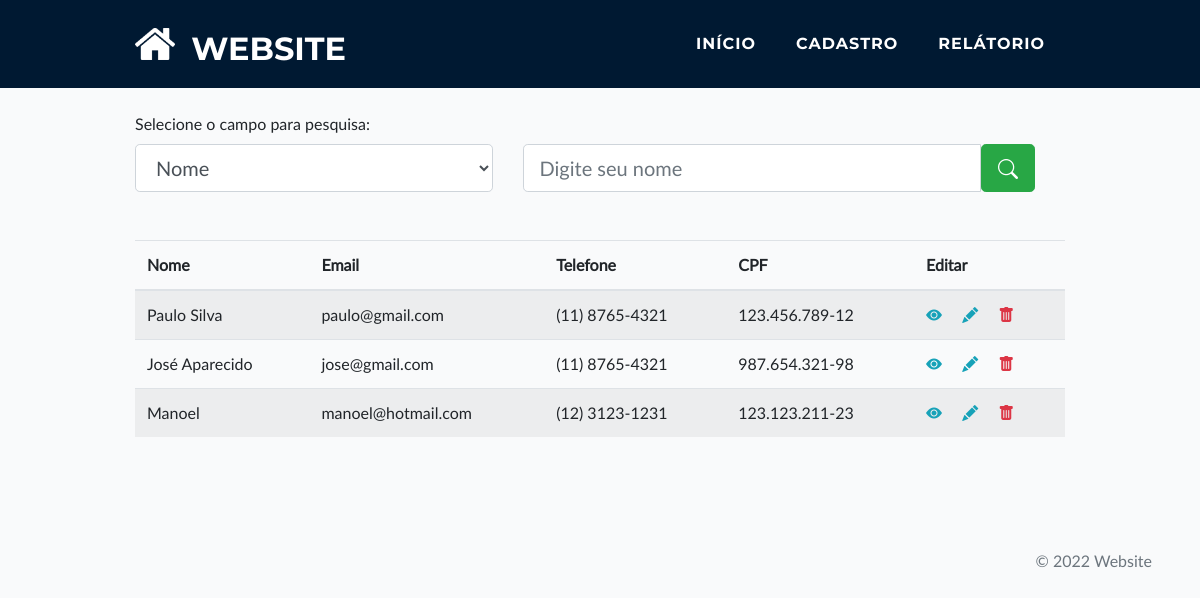
The app's page /report.php with its own data.
### tables this page shows
CREATE TABLE `register` (
  `id_register` int(10) UNSIGNED NOT NULL,
  `name` tinytext NOT NULL,
  `email` varchar(50) NOT NULL,
  `phone` bigint(10) UNSIGNED ZEROFILL NOT NULL,
  `cpf` bigint(11) UNSIGNED ZEROFILL NOT NULL,
  `dtm_register` datetime NOT NULL DEFAULT current_timestamp()
);

### report.php (the view, shortened to what this page needs)
<?php
  include("backend/connection.php");
	try {
		$conn = new PDO("mysql:host=$servername;dbname=$dbname", $username, $password);
		$conn->setAttribute(PDO::ATTR_ERRMODE, PDO::ERRMODE_EXCEPTION);
    $sql = "SELECT name, email, phone, cpf, dtm_register FROM register";
		$stmt = $conn->prepare($sql);
		$stmt->execute();
		$results = $stmt->setFetchMode(PDO::FETCH_ASSOC);
		$results = $stmt->fetchAll();
	}
	catch(PDOException $e) {
	  echo "Error: " . $e->getMessage();
	}
?>
<!DOCTYPE html>
<html lang="pt-br">
  <head>
		<link href="frontend/css/fonts.css" rel="stylesheet" type="text/css"/>
    <link href="components/bootstrap/css/bootstrap.min.css" rel="stylesheet"/>
    <link rel="stylesheet" href="frontend/css/style.css"/>
    <link rel="stylesheet" href="https://cdn.jsdelivr.net/npm/bootstrap-icons@1.8.1/font/bootstrap-icons.css">
  </head>
  <body>
    <?php include("nav.php") ?>
    <section class="mt-4">
      <div class="container">
        <form id="formRegister" novalidate>
          <div class="row input-group input-group-lg">
            <div class="col-12 col-sm-5">
              <label for="type">Selecione o campo para pesquisa:</label>
              <div class="input-group input-group-lg">
                <select name="type" id="type" class="form-control input-lg searchRegister">
                  <option value="name" selected>Nome</option>
                </select>
              </div>
            </div>
            <div class="col-12 col-sm-7">
              <div class="input-group input-group-lg mt-4 pt-2">
                <input type="text" id="change" class="form-control searchRegister" name="change" placeholder="Digite seu nome" autofocus="autofocus">
                <div class="input-group-btn">
                  <button class="btn btn-success btn-lg" type="submit"><i class="bi-search"></i></button>
                </div>
              </div>
            </div>
          </div>
        </form>
      </div>
    </section>
    <section>
      <div class="container">
				<div class="row mt-5">
         	<div class="col-lg-12 mx-auto">
            <div class="table-responsive-md">
              <table class="table table-striped table-hover">
                <thead>
                  <tr>
                    <th scope="col">Nome</th>
                    <th scope="col">Email</th>
                    <th scope="col">Telefone</th>
                    <th scope="col">CPF</th>
                    <th scope="col">Editar</th>
                  </tr>
                </thead>
                <tbody id="responseTable">
                    <?php
                      foreach($results as $register){
                        $phone = "(".substr($register[phone],0,2).") ".substr($register[phone],2,4)."-".substr($register[phone],6,4);
                        $cpf = substr($register[cpf],0,3).".".substr($register[cpf],3,3).".".substr($register[cpf],6,3)."-".substr($register[cpf],9,2);
                        echo '<tr>
                        <td>'.$register[name].'</td>
                        <td>'.$register[email].'</td>
                        <td>'.$phone.'</td>
                        <td>'.$cpf.'</td>
                        <td class="text"><a href="registerView.php?email='.$register[email].'"><i class="bi-eye-fill text-info mr-3"></i></a>
                        <a href="registerEdit.php?email='.$register[email].'"><i class="bi-pencil-fill text-info mr-3"></i></a>
                        <a id="'.$register[email].'" href="" onclick="deletert(this.id)"><i class="bi-trash-fill text-danger"></i></a></td>
                        </tr>';
                      }
                    ?>
                </tbody>
              </table>
            </div>
       		</div>
        </div>
			</div>
		</section>
    <?php include("footer.php") ?>
  </body>
</html>

### nav.php (shortened to what this page needs)
<nav class="navbar navbar-expand-md fixed-top text-uppercase colorDefault sticky-top" id="mainNav">
        <div class="container">
        <a class="navbar-brand" href="../website">
            <img class="d-block logoimg" id="imgnav" src="faviconWhite.png">
            <p class="d-block logotxt ml-3">Website</p>
        </a>
        <div class="collapse navbar-collapse" id="navbarResponsive">
            <ul class="navbar-nav ml-auto">
            <li class="nav-item mx-0 mx-md-1">
                <a class="nav-link py-3 px-0 px-md-3 rounded" href="../website">Início</a>
            </li>
            <li class="nav-item mx-0 mx-md-1">
                <a class="nav-link py-3 px-0 px-md-3 rounded" href="../website/register.php">Cadastro</a>
            </li>
            <li class="nav-item mx-0 mx-md-1">
                <a class="nav-link py-3 px-0 px-md-3 rounded" href="../website/report.php">Relátorio</a>
            </li>
            </ul>
        </div>
        </div>
    </nav>

### footer.php
<footer class="my-5 pt-5 pr-5 text-muted text-right text-small">
      <p class="mb-1">&copy; 2022 Website</p>
    </footer>

### frontend/css/style.css (style rules this page uses)
body { font-family: 'Lato'; background-color: hsla(210, 17%, 98%, 1) !important; }
.container { max-width: 960px; }
a { color: hsl(168, 77%, 42%); }
#mainNav { padding-top: 1rem; padding-bottom: 1rem; font-weight: 700; font-family: 'Montserrat'; }
.navbar-brand { color: hsl(0, 100%, 100%); height: 3rem; display: flex; }
.logoimg { overflow: auto; height: 2rem; align-self: center; justify-content: center; align-items: center; }
.navbar-brand .logotxt { display: flex; justify-content: center; align-items: center; }
#mainNav .navbar-nav { margin-top: 0rem; letter-spacing: 0.0625rem; }
#mainNav .navbar-nav li.nav-item a.nav-link { color: hsl(0, 100%, 100%); }
@media (min-width: 720px) { #mainNav { padding-top: 1.0rem; padding-bottom: 1.0rem; -webkit-transition: padding-top 0.3s, padding-bottom 0.3s; -moz-transition: padding-top 0.3s, padding-bottom 0.3s; transition: padding-top 0.3s, padding-bottom 0.3s; } }
@media (min-width: 720px) { #mainNav .navbar-brand { font-size: 2em; -webkit-transition: font-size 0.3s; -moz-transition: font-size 0.3s; transition: font-size 0.3s; } }
@media (min-width: 720px) { #mainNav .navbar-nav { margin-top: 0; } }
.colorDefault { background-color: #001932; }

### records on screen
register: name "Paulo Silva", email "paulo@gmail.com", phone "(11) 8765-4321", cpf "123.456.789-12"
register: name "José Aparecido", email "jose@gmail.com", phone "(11) 8765-4321", cpf "987.654.321-98"
register: name "Manoel", email "manoel@hotmail.com", phone "(12) 3123-1231", cpf "123.123.211-23"
